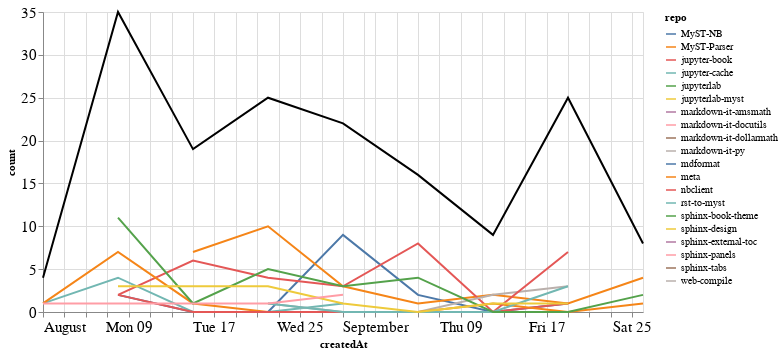

Here is the notebook cell this chart was saved with:
### Markdown cell above
### Comments

### Code cell
comments_time = comments.groupby('repo').resample('W', on='createdAt').count()['author'].reset_index()
comments_time = comments_time.rename(columns={'author': 'count'})
comments_time_total = comments_time.groupby('createdAt').agg({"count": "sum"}).reset_index()
ch1 = alt.Chart(comments_time, width=600).mark_line().encode(
    x='createdAt',
    y='count',
    color='repo',
    tooltip="repo"
)

ch2 = alt.Chart(comments_time_total, width=600).mark_line(color="black").encode(
    x='createdAt',
    y='count',
)

ch1 + ch2

### Figure 1 — Vega-Lite specification as saved in the notebook (floating-point values rounded to 4 significant figures)
{"config": {"axisLeft": {"labelFontSize": 15}, "axisBottom": {"labelFontSize": 15}}, "layer": [{"data": {"name": "data-7f055780d146bea9c1d95ecedbd9652f"}, "mark": "line", "encoding": {"color": {"type": "nominal", "field": "repo"}, "tooltip": {"type": "nominal", "field": "repo"}, "x": {"type": "temporal", "field": "createdAt"}, "y": {"type": "quantitative", "field": "count"}}, "width": 600}, {"data": {"name": "data-c95eff2c291b4b42d5ea2eb7f7582853"}, "mark": {"type": "line", "color": "black"}, "encoding": {"x": {"type": "temporal", "field": "createdAt"}, "y": {"type": "quantitative", "field": "count"}}, "width": 600}], "$schema": "https://vega.github.io/schema/vega-lite/v4.8.1.json", "datasets": {"data-7f055780d146bea9c1d95ecedbd9652f": [{"repo": "MyST-NB", "createdAt": "2021-08-08T00:00:00", "count": 2}, {"repo": "MyST-NB", "createdAt": "2021-08-15T00:00:00", "count": 0}, {"repo": "MyST-NB", "createdAt": "2021-08-22T00:00:00", "count": 0}, {"repo": "MyST-NB", "createdAt": "2021-08-29T00:00:00", "count": 9}, {"repo": "MyST-NB", "createdAt": "2021-09-05T00:00:00", "count": 2}, {"repo": "MyST-NB", "createdAt": "2021-09-12T00:00:00", "count": 0}, {"repo": "MyST-NB", "createdAt": "2021-09-19T00:00:00", "count": 1}, {"repo": "MyST-Parser", "createdAt": "2021-08-15T00:00:00", "count": 7}, {"repo": "MyST-Parser", "createdAt": "2021-08-22T00:00:00", "count": 10}, {"repo": "MyST-Parser", "createdAt": "2021-08-29T00:00:00", "count": 3}, {"repo": "MyST-Parser", "createdAt": "2021-09-05T00:00:00", "count": 1}, {"repo": "MyST-Parser", "createdAt": "2021-09-12T00:00:00", "count": 2}, {"repo": "MyST-Parser", "createdAt": "2021-09-19T00:00:00", "count": 1}, {"repo": "MyST-Parser", "createdAt": "2021-09-26T00:00:00", "count": 4}, {"repo": "jupyter-book", "createdAt": "2021-08-08T00:00:00", "count": 2}, {"repo": "jupyter-book", "createdAt": "2021-08-15T00:00:00", "count": 6}, {"repo": "jupyter-book", "createdAt": "2021-08-22T00:00:00", "count": 4}, {"repo": "jupyter-book", "createdAt": "2021-08-29T00:00:00", "count": 3}, {"repo": "jupyter-book", "createdAt": "2021-09-05T00:00:00", "count": 8}, {"repo": "jupyter-book", "createdAt": "2021-09-12T00:00:00", "count": 0}, {"repo": "jupyter-book", "createdAt": "2021-09-19T00:00:00", "count": 1}, {"repo": "jupyter-cache", "createdAt": "2021-08-01T00:00:00", "count": 1}, {"repo": "jupyter-cache", "createdAt": "2021-08-08T00:00:00", "count": 4}, {"repo": "jupyter-cache", "createdAt": "2021-08-15T00:00:00", "count": 0}, {"repo": "jupyter-cache", "createdAt": "2021-08-22T00:00:00", "count": 0}, {"repo": "jupyter-cache", "createdAt": "2021-08-29T00:00:00", "count": 1}, {"repo": "jupyterlab", "createdAt": "2021-09-19T00:00:00", "count": 1}, {"repo": "jupyterlab-myst", "createdAt": "2021-09-19T00:00:00", "count": 7}, {"repo": "markdown-it-amsmath", "createdAt": "2021-09-12T00:00:00", "count": 1}, {"repo": "markdown-it-docutils", "createdAt": "2021-08-08T00:00:00", "count": 3}, {"repo": "markdown-it-dollarmath", "createdAt": "2021-09-12T00:00:00", "count": 1}, {"repo": "markdown-it-py", "createdAt": "2021-08-22T00:00:00", "count": 1}, {"repo": "markdown-it-py", "createdAt": "2021-08-29T00:00:00", "count": 0}, {"repo": "markdown-it-py", "createdAt": "2021-09-05T00:00:00", "count": 0}, {"repo": "markdown-it-py", "createdAt": "2021-09-12T00:00:00", "count": 2}, {"repo": "markdown-it-py", "createdAt": "2021-09-19T00:00:00", "count": 3}, {"repo": "mdformat", "createdAt": "2021-09-05T00:00:00", "count": 1}, {"repo": "meta", "createdAt": "2021-08-01T00:00:00", "count": 1}, {"repo": "meta", "createdAt": "2021-08-08T00:00:00", "count": 7}, {"repo": "meta", "createdAt": "2021-08-15T00:00:00", "count": 1}, {"repo": "meta", "createdAt": "2021-08-22T00:00:00", "count": 0}, {"repo": "meta", "createdAt": "2021-08-29T00:00:00", "count": 0}, {"repo": "meta", "createdAt": "2021-09-05T00:00:00", "count": 0}, {"repo": "meta", "createdAt": "2021-09-12T00:00:00", "count": 1}, {"repo": "meta", "createdAt": "2021-09-19T00:00:00", "count": 0}, {"repo": "meta", "createdAt": "2021-09-26T00:00:00", "count": 1}, {"repo": "nbclient", "createdAt": "2021-08-08T00:00:00", "count": 2}, {"repo": "nbclient", "createdAt": "2021-08-15T00:00:00", "count": 0}, {"repo": "nbclient", "createdAt": "2021-08-22T00:00:00", "count": 0}, {"repo": "nbclient", "createdAt": "2021-08-29T00:00:00", "count": 0}, {"repo": "nbclient", "createdAt": "2021-09-05T00:00:00", "count": 0}, {"repo": "nbclient", "createdAt": "2021-09-12T00:00:00", "count": 0}, {"repo": "nbclient", "createdAt": "2021-09-19T00:00:00", "count": 7}, {"repo": "rst-to-myst", "createdAt": "2021-08-22T00:00:00", "count": 1}, {"repo": "rst-to-myst", "createdAt": "2021-08-29T00:00:00", "count": 0}, {"repo": "rst-to-myst", "createdAt": "2021-09-05T00:00:00", "count": 0}, {"repo": "rst-to-myst", "createdAt": "2021-09-12T00:00:00", "count": 0}, {"repo": "rst-to-myst", "createdAt": "2021-09-19T00:00:00", "count": 3}, {"repo": "sphinx-book-theme", "createdAt": "2021-08-08T00:00:00", "count": 11}, {"repo": "sphinx-book-theme", "createdAt": "2021-08-15T00:00:00", "count": 1}, {"repo": "sphinx-book-theme", "createdAt": "2021-08-22T00:00:00", "count": 5}, {"repo": "sphinx-book-theme", "createdAt": "2021-08-29T00:00:00", "count": 3}, {"repo": "sphinx-book-theme", "createdAt": "2021-09-05T00:00:00", "count": 4}, {"repo": "sphinx-book-theme", "createdAt": "2021-09-12T00:00:00", "count": 0}, {"repo": "sphinx-book-theme", "createdAt": "2021-09-19T00:00:00", "count": 0}, {"repo": "sphinx-book-theme", "createdAt": "2021-09-26T00:00:00", "count": 2}, {"repo": "sphinx-design", "createdAt": "2021-08-08T00:00:00", "count": 3}, {"repo": "sphinx-design", "createdAt": "2021-08-15T00:00:00", "count": 3}, {"repo": "sphinx-design", "createdAt": "2021-08-22T00:00:00", "count": 3}, {"repo": "sphinx-design", "createdAt": "2021-08-29T00:00:00", "count": 1}, {"repo": "sphinx-design", "createdAt": "2021-09-05T00:00:00", "count": 0}, {"repo": "sphinx-design", "createdAt": "2021-09-12T00:00:00", "count": 1}, {"repo": "sphinx-design", "createdAt": "2021-09-19T00:00:00", "count": 1}, {"repo": "sphinx-external-toc", "createdAt": "2021-08-01T00:00:00", "count": 1}, {"repo": "sphinx-panels", "createdAt": "2021-08-01T00:00:00", "count": 1}, {"repo": "sphinx-panels", "createdAt": "2021-08-08T00:00:00", "count": 1}, {"repo": "sphinx-panels", "createdAt": "2021-08-15T00:00:00", "count": 1}, {"repo": "sphinx-panels", "createdAt": "2021-08-22T00:00:00", "count": 1}, {"repo": "sphinx-panels", "createdAt": "2021-08-29T00:00:00", "count": 2}, {"repo": "sphinx-tabs", "createdAt": "2021-09-12T00:00:00", "count": 1}, {"repo": "web-compile", "createdAt": "2021-09-26T00:00:00", "count": 1}], "data-c95eff2c291b4b42d5ea2eb7f7582853": [{"createdAt": "2021-08-01T00:00:00", "count": 4}, {"createdAt": "2021-08-08T00:00:00", "count": 35}, {"createdAt": "2021-08-15T00:00:00", "count": 19}, {"createdAt": "2021-08-22T00:00:00", "count": 25}, {"createdAt": "2021-08-29T00:00:00", "count": 22}, {"createdAt": "2021-09-05T00:00:00", "count": 16}, {"createdAt": "2021-09-12T00:00:00", "count": 9}, {"createdAt": "2021-09-19T00:00:00", "count": 25}, {"createdAt": "2021-09-26T00:00:00", "count": 8}]}}
